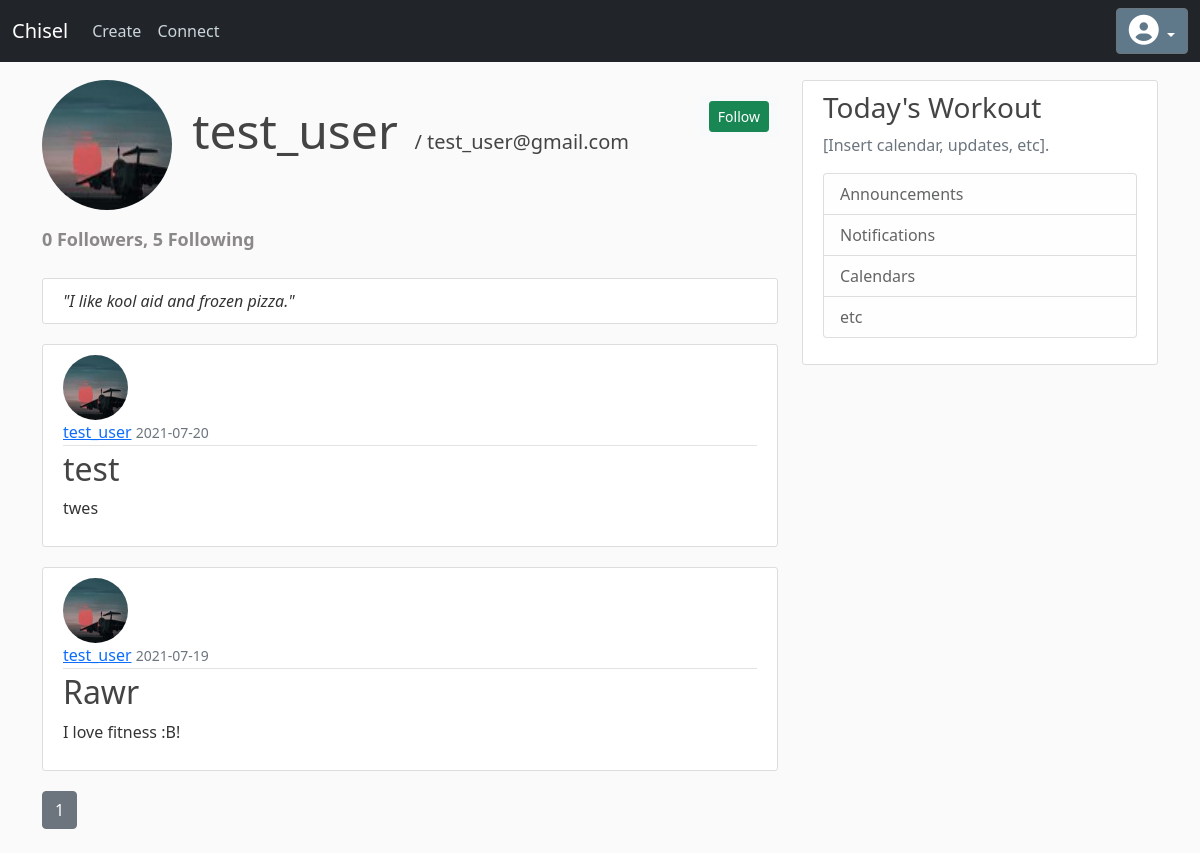
Screenshot of /user/test_user (signed in) with the database file from the repository.
### chisel/models/Customer.py (models this page shows, shortened)
class Customer(db.Model, UserMixin):
    id = db.Column(db.Integer, primary_key = True)
    username = db.Column(db.String(80), unique=True, nullable=False)
    email = db.Column(db.String(120), unique=True, nullable=False)
    password = db.Column(db.String(60), nullable=False)
    bio = db.Column(db.String(300), nullable=False)
    image_file = db.Column(db.String(20), nullable=False, default='default.jpg')
    posts = db.relationship('Post', backref='author', lazy=True)
    followed = db.relationship(
        'Customer', secondary=followers,
        primaryjoin=(followers.c.follower_id == id),
        secondaryjoin=(followers.c.followed_id == id),
        backref=db.backref('followers', lazy='dynamic'), lazy='dynamic')
    def is_following(self, customer):
        return self.followed.filter(
            followers.c.followed_id == customer.id).count() > 0

class Post(db.Model):
    id = db.Column(db.Integer, primary_key=True)
    title = db.Column(db.String(100), nullable=False)
    date_posted = db.Column(db.DateTime, nullable=False, default=datetime.utcnow)
    content = db.Column(db.Text, nullable=False)
    user_id = db.Column(db.Integer, db.ForeignKey('customer.id'), nullable=False)

### chisel/routes.py (the view)
@app.route("/user/<string:username>")
def user_posts(username):
    page = request.args.get('page', 1, type=int)
    customer = Customer.query.filter_by(username=username).first_or_404()
    posts = Post.query.filter_by(author=customer)\
        .order_by(Post.date_posted.desc())\
        .paginate(page=page, per_page=5)
    form = EmptyForm()
    return render_template('user_posts.html', posts=posts, user=customer, form=form)

### chisel/forms.py
class EmptyForm(FlaskForm):
    submit = SubmitField('Submit')

### chisel/models/Customer.py (called while the page is built)
@login_manager.user_loader
def load_user(user_id):
    return Customer.query.get(int(user_id))

### chisel/templates/user_posts.html (shortened to what this page needs)
{% extends "dashboard.html" %}
{% block content %}
    <img class="rounded-circle profile-img" src="{{ url_for('static', filename='images/profile_pics/' + user.image_file) }}">
    <h1 class="mb-2 username username-email-pairing">{{ user.username }}&nbsp;</h1>
    <h5 class="username-email-pairing">  / {{ user.email }} </h5>
    {% if user == current_user %}
    <a class="btn btn-info btn-sm pull-right mt-3 mb-3" href="{{ url_for('profile') }}">Edit Your Profile</a>
    {% elif not current_user.is_following(user) %}
      <a class="btn btn-light btn-sm pull-right mt-3">
        <form action="{{ url_for('follow', username=user.username) }}" method="POST">
            {{ form.submit(value='Follow', class='btn btn-success btn-sm pull-left') }}
        </form>
      </a>
    {% endif %}
    <p class="followers-following mt-3">{{ user.followers.count() }} Followers, {{ user.followed.count() }} Following</p>
    {% if user.bio %}
    <div class="content-section bio">
                <i>"{{ user.bio }}"</i>
    </div>
    {% endif %}
    {% for post in posts.items %}
        <article class="media content-section">
          <img class="rounded-circle article-img" src="{{ url_for('static', filename='images/profile_pics/' + post.author.image_file) }}">
          <div class="media-body">
            <div class="article-metadata">
              <a class="mr-2" href="{{ url_for('user_posts', username=post.author.username) }}">{{ post.author.username }}</a>
              <small class="text-muted">{{ post.date_posted.strftime('%Y-%m-%d') }}</small>
            </div>
            <h2><a class="article-title" href="{{ url_for('post', post_id=post.id) }}">{{ post.title }}</a></h2>
            <p class="article-content">{{ post.content }}</p>
          </div>
        </article>
    {% endfor %}
    {% for page_num in posts.iter_pages(left_edge=1, right_edge=1, left_current=1, right_current=2) %}
      {% if page_num %}
        {% if posts.page == page_num %}
          <a class="btn btn-secondary mb-4" href="{{ url_for('user_posts', username=user.username, page=page_num) }}">{{ page_num }}</a>
        {% else %}
          <a class="btn btn-outline-secondary mb-4" href="{{ url_for('user_posts', username=user.username, page=page_num) }}">{{ page_num }}</a>
        {% endif %}
      {% else %}
        ...
      {% endif %}
    {% endfor %}
{% endblock content %}

### chisel/static/dashboard.css (style rules this page uses)
body { background: #fafafa; color: #333333; margin-top: 5rem; }
h1, h2, h3, h4, h5, h6 { color: #444444; }
.content-section { background: #ffffff; padding: 10px 20px; border: 1px solid #dddddd; border-radius: 3px; margin-bottom: 20px; }
.article-title { color: #444444; text-decoration: none; }
.article-content { white-space: pre-line; }
.article-img { height: 65px; width: 65px; margin-right: 16px; }
.article-metadata { padding-bottom: 1px; margin-bottom: 4px; border-bottom: 1px solid #e3e3e3 }
.username { font-size: 3rem; }
.bio { margin-top: 25px; }
.username-email-pairing { display: inline-block; }
.followers-following { font-weight: 600; color:rgba(95, 91, 91, 0.719); font-size: large; }
.profile-img { height: 130px; width: 130px; margin-right: 16px; }

### rows the page displays
Customer: image_file (picture), username "test_user", email "test_user@gmail.com", bio "I like kool aid and frozen pizza."
Post: image_file (picture), author.username "test_user", date_posted "2021-07-20", title "test", content "twes"
Post: image_file (picture), author.username "test_user", date_posted "2021-07-19", title "Rawr", content "I love fitness :B!"

### other values shown
{{ user.followers.count() }} "0"
{{ user.followed.count() }} "5"
{{ page_num }} "1"
